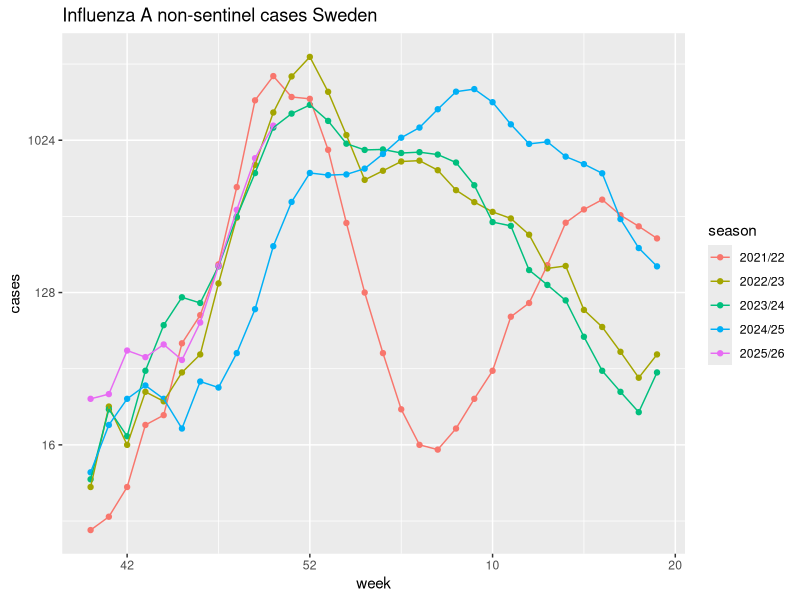
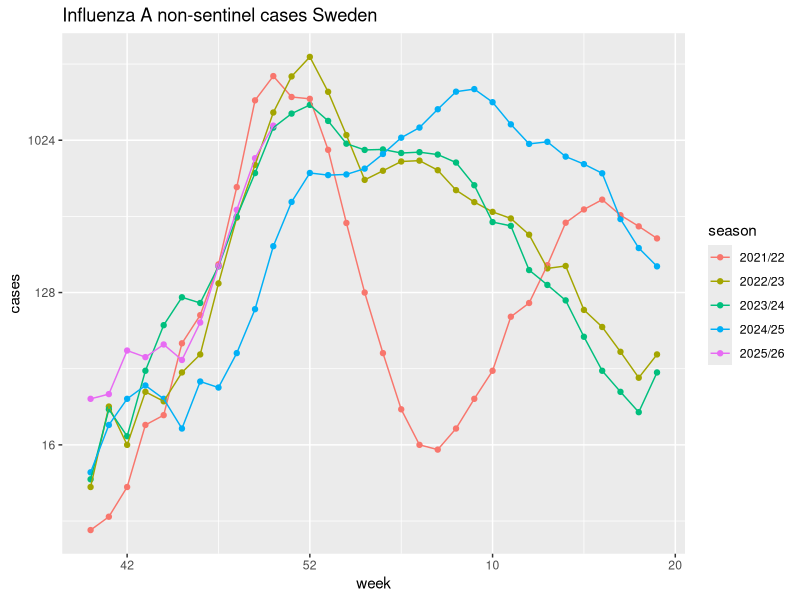

Here is the R script that generated these plots, in order:
#!/usr/bin/env Rscript
library(dplyr)
library(ggplot2)
viw_se_nonsent <- read.delim("data/VIW_FNT_SWE_ns.tsv")
yrlab <- function(x) sprintf("%d/%d", x, (x+1)%%1000)
yrs <- seq(2021,2025)

viw_se_nonsent |>
    filter(as.Date(ISO_WEEKSTARTDATE)>=as.Date("2021-10-04") & (ISO_WEEK<20 | ISO_WEEK>=40)) |>
    mutate(fluweek = if_else(ISO_WEEK>=40, ISO_WEEK-52, ISO_WEEK),
           fluyear = if_else(ISO_WEEK>=40, ISO_YEAR, ISO_YEAR-1)) |>
    ggplot(aes(x=fluweek, y=INF_A, col=factor(fluyear, labels=yrlab(yrs)))) +
    geom_point() + geom_line() + scale_x_continuous(labels=c(42,52,10,20)) +
    scale_y_continuous(transform="log2") +
    labs(col="season", x="week", y="cases", title="Influenza A non-sentinel cases Sweden")
ggsave("../../images/infl_a_se_2021-2025.svg",  width=9, height=9)
